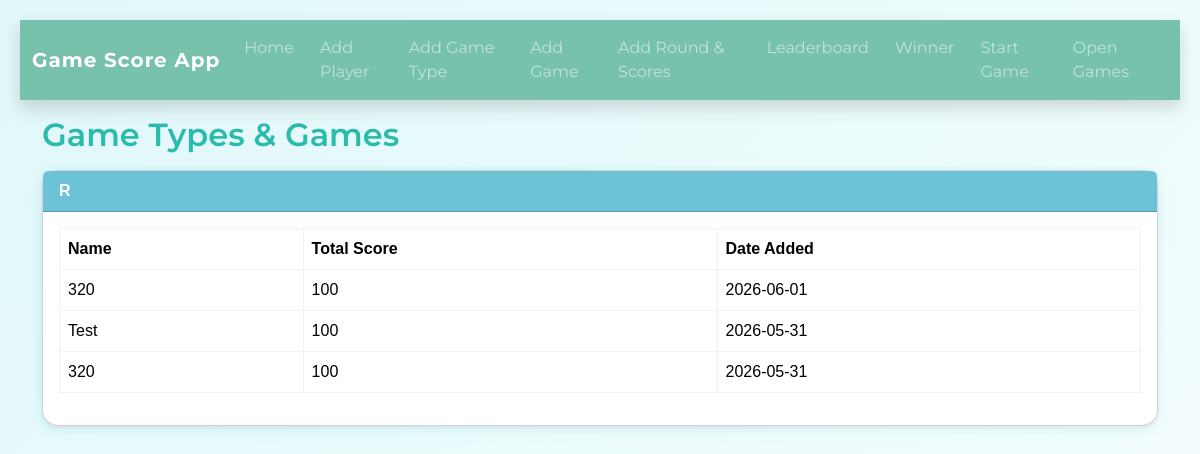
/game_types, run on the app's committed database.
### tables this page shows
CREATE TABLE game_types (
            id INTEGER PRIMARY KEY AUTOINCREMENT,
            name TEXT UNIQUE NOT NULL
        );

CREATE TABLE games (
            id TEXT PRIMARY KEY,
            name TEXT NOT NULL,
            game_type_id INTEGER NOT NULL,
            total_score INTEGER,
            total_duration_seconds INTEGER,
            played_at TIMESTAMP DEFAULT CURRENT_TIMESTAMP,
            FOREIGN KEY(game_type_id) REFERENCES game_types(id) ON DELETE CASCADE
        );

### app.py (the view)
@app.route('/game_types')
def view_game_types():
    game_types = game_model.get_game_types()
    games = game_model.get_games()
    games_by_type = {}
    for gt in game_types:
        games_by_type[gt['id']] = [g for g in games if g['game_type_id'] == gt['id']]
    return render_template('game_types.html', game_types=game_types, games_by_type=games_by_type)

### model/db.py (called while the page is built)
def get_connection():
    conn = sqlite3.connect(DB_PATH)
    conn.row_factory = sqlite3.Row
    conn.execute('PRAGMA foreign_keys = ON;')
    return conn

### model/game_model.py (called while the page is built)
def get_game_types():
    conn = get_connection()
    cur = conn.cursor()
    cur.execute('SELECT * FROM game_types ORDER BY name')
    types = cur.fetchall()
    conn.close()
    return types

def get_games():
    conn = get_connection()
    cur = conn.cursor()
    cur.execute('''
        SELECT g.*, gt.name as game_type_name
        FROM games g
        JOIN game_types gt ON g.game_type_id = gt.id
        ORDER BY g.played_at DESC
    ''')
    games = cur.fetchall()
    conn.close()
    return games

### templates/game_types.html
{% extends 'layout.html' %}
{% block content %}
<h2 class="mb-3">Game Types & Games</h2>
{% for gt in game_types %}
    <div class="card mb-4">
        <div class="card-header bg-info text-white">
            <strong>{{ gt['name'] }}</strong>
        </div>
        <div class="card-body">
            {% if games_by_type[gt['id']] %}
            <table class="table table-bordered">
                <thead>
                    <tr><th>Name</th><th>Total Score</th><th>Date Added</th></tr>
                </thead>
                <tbody>
                {% for game in games_by_type[gt['id']] %}
                    <tr>
                        <td>{{ game['name'] }}</td>
                        <td>{{ game['total_score'] }}</td>
                        <td>{{ game['played_at'][:10] }}</td>
                    </tr>
                {% endfor %}
                </tbody>
            </table>
            {% else %}
                <em>No games for this type.</em>
            {% endif %}
        </div>
    </div>
{% endfor %}
{% endblock %}

### static/style.css (style rules this page uses)
body { font-family: Arial, sans-serif; margin: 20px; }
table { border-collapse: collapse; }
th, td { padding: 6px 12px; }
body { background: linear-gradient(135deg, #e0f7fa 0%, #f8fffe 100%); min-height: 100vh; }
.card { border-radius: 1rem; box-shadow: 0 2px 16px rgba(0, 183, 195, 0.10), 0 1.5px 6px rgba(0,0,0,0.07); }
h2 { color: #2bbbad; font-weight: 600; }
.table thead { background: #2bbbad; color: #fff; }

### data on the page
game_types: name "R"
games: name "320", total_score "100", played_at "2026-06-01"
games: name "Test", total_score "100", played_at "2026-05-31"
games: name "320", total_score "100", played_at "2026-05-31"
